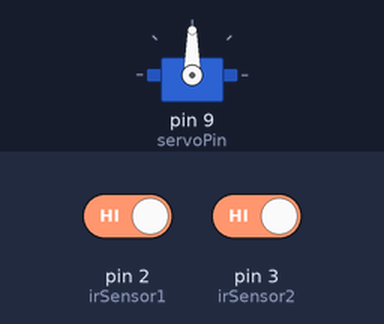
The sketch below on a simulated Arduino Uno, built with avr-gcc and run on an emulated ATmega328P. Parts: servo. The test bench sets the inputs (shaded band); at power-on: pin 3 (irSensor2) HIGH, pin 2 (irSensor1) HIGH.

Above: at 1.2 s.
1.3 s: pin 3 (irSensor2) driven LOW
At 2.4 s:
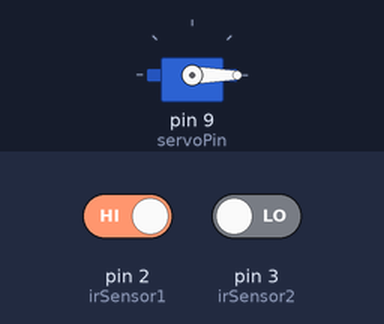
2.8 s: pin 2 (irSensor1) driven LOW
At 3.9 s:
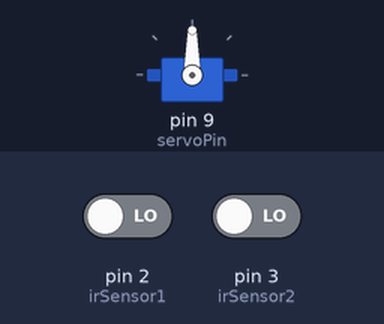
4.8 s: pin 2 (irSensor1) driven HIGH
At 6.6 s:
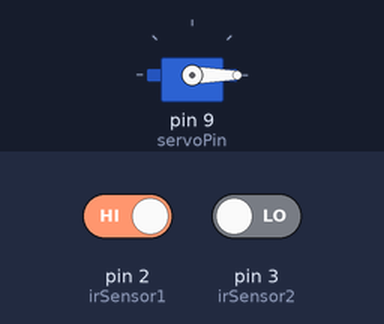
Timing chart, 0 to 8.1 s (numbered marks = the images above; inputs shaded):
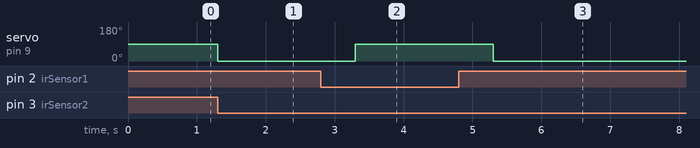

Measured:
- after the input at 1.3 s, servo on pin 9 (servoPin): 90° → 0° at once
- after the input at 2.8 s, servo on pin 9 (servoPin): 0° → 90° after 0.50 s
- after the input at 4.8 s, servo on pin 9 (servoPin): 90° → 0° after 0.50 s

The sketch:

rainway_train_code_try_1.ino
```cpp
#include <Servo.h>//program by Nepro.

// Pin assignments for IR sensors
const int irSensor1 = 2;  // Connect the first IR sensor to pin 2
const int irSensor2 = 3;  // Connect the second IR sensor to pin 3

// Pin assignment for servo
const int servoPin = 9;   // Connect the servo control wire to pin 9

Servo myServo;

void setup() {
  pinMode(irSensor1, INPUT);
  pinMode(irSensor2, INPUT);

  myServo.attach(servoPin);
}

void loop() {
  // Check the status of IR sensors
  int ir1Value = digitalRead(irSensor1);
  int ir2Value = digitalRead(irSensor2);

  if (ir1Value == LOW) {
    // Train detected by the first IR sensor, close the servo
    closeServo();
  } else if (ir2Value == LOW) {
    // Train detected by the second IR sensor, or change in color
    openServo();
  }
}

void closeServo() {
  // Close the servo up to 90 degrees
  myServo.write(90);
  delay(1000);  // Adjust the delay as needed
}

void openServo() {
  // Open the servo
  myServo.write(0);  // Adjust the angle as needed
  delay(1000);  // Adjust the delay as needed
}
```
